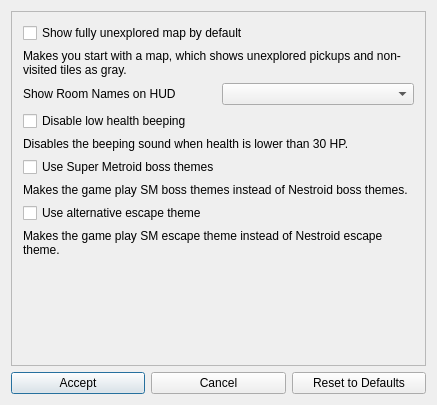
<?xml version="1.0" encoding="UTF-8"?>
<ui version="4.0">
 <class>PlanetsZebethCosmeticPatchesDialog</class>
 <widget class="QDialog" name="PlanetsZebethCosmeticPatchesDialog">
  <property name="geometry">
   <rect>
    <x>0</x>
    <y>0</y>
    <width>437</width>
    <height>405</height>
   </rect>
  </property>
  <property name="windowTitle">
   <string>Metroid Planets (Zebeth) - Cosmetic Options</string>
  </property>
  <layout class="QGridLayout" name="gridLayout">
   <item row="2" column="0">
    <widget class="QPushButton" name="accept_button">
     <property name="text">
      <string>Accept</string>
     </property>
     <property name="default">
      <bool>true</bool>
     </property>
    </widget>
   </item>
   <item row="2" column="2">
    <widget class="QPushButton" name="reset_button">
     <property name="text">
      <string>Reset to Defaults</string>
     </property>
    </widget>
   </item>
   <item row="2" column="1">
    <widget class="QPushButton" name="cancel_button">
     <property name="text">
      <string>Cancel</string>
     </property>
    </widget>
   </item>
   <item row="1" column="0" colspan="3">
    <widget class="QScrollArea" name="scrollArea">
     <property name="widgetResizable">
      <bool>true</bool>
     </property>
     <widget class="QWidget" name="scroll_area_contents">
      <property name="geometry">
       <rect>
        <x>0</x>
        <y>0</y>
        <width>417</width>
        <height>337</height>
       </rect>
      </property>
      <layout class="QVBoxLayout" name="verticalLayout">
       <item>
        <widget class="QCheckBox" name="show_unexplored_map_check">
         <property name="text">
          <string>Show fully unexplored map by default</string>
         </property>
        </widget>
       </item>
       <item>
        <widget class="QLabel" name="show_unexplored_map_label">
         <property name="text">
          <string>Makes you start with a map, which shows unexplored pickups and non-visited tiles as gray.</string>
         </property>
         <property name="wordWrap">
          <bool>true</bool>
         </property>
        </widget>
       </item>
       <item>
        <layout class="QHBoxLayout" name="room_name_layout">
         <item>
          <widget class="QLabel" name="room_name_label">
           <property name="text">
            <string>Show Room Names on HUD</string>
           </property>
          </widget>
         </item>
         <item>
          <widget class="QComboBox" name="room_name_dropdown"/>
         </item>
        </layout>
       </item>
       <item>
        <widget class="QCheckBox" name="disable_low_health_beeping_check">
         <property name="text">
          <string>Disable low health beeping</string>
         </property>
        </widget>
       </item>
       <item>
        <widget class="QLabel" name="disable_low_health_beeping_label">
         <property name="text">
          <string>Disables the beeping sound when health is lower than 30 HP.</string>
         </property>
        </widget>
       </item>
       <item>
        <widget class="QCheckBox" name="use_sm_boss_theme_check">
         <property name="text">
          <string>Use Super Metroid boss themes</string>
         </property>
        </widget>
       </item>
       <item>
        <widget class="QLabel" name="use_sm_boss_theme_label">
         <property name="text">
          <string>Makes the game play SM boss themes instead of Nestroid boss themes.</string>
         </property>
         <property name="textFormat">
          <enum>Qt::TextFormat::AutoText</enum>
         </property>
         <property name="wordWrap">
          <bool>true</bool>
         </property>
        </widget>
       </item>
       <item>
        <widget class="QCheckBox" name="use_alternative_escape_theme_check">
         <property name="text">
          <string>Use alternative escape theme</string>
         </property>
        </widget>
       </item>
       <item>
        <widget class="QLabel" name="use_alternative_escape_theme_label">
         <property name="text">
          <string>Makes the game play SM escape theme instead of Nestroid escape theme.</string>
         </property>
         <property name="wordWrap">
          <bool>true</bool>
         </property>
        </widget>
       </item>
       <item>
        <spacer name="verticalSpacer">
         <property name="orientation">
          <enum>Qt::Orientation::Vertical</enum>
         </property>
         <property name="sizeHint" stdset="0">
          <size>
           <width>20</width>
           <height>40</height>
          </size>
         </property>
        </spacer>
       </item>
      </layout>
     </widget>
    </widget>
   </item>
  </layout>
 </widget>
 <layoutdefault spacing="6" margin="11"/>
 <resources/>
 <connections/>
</ui>
